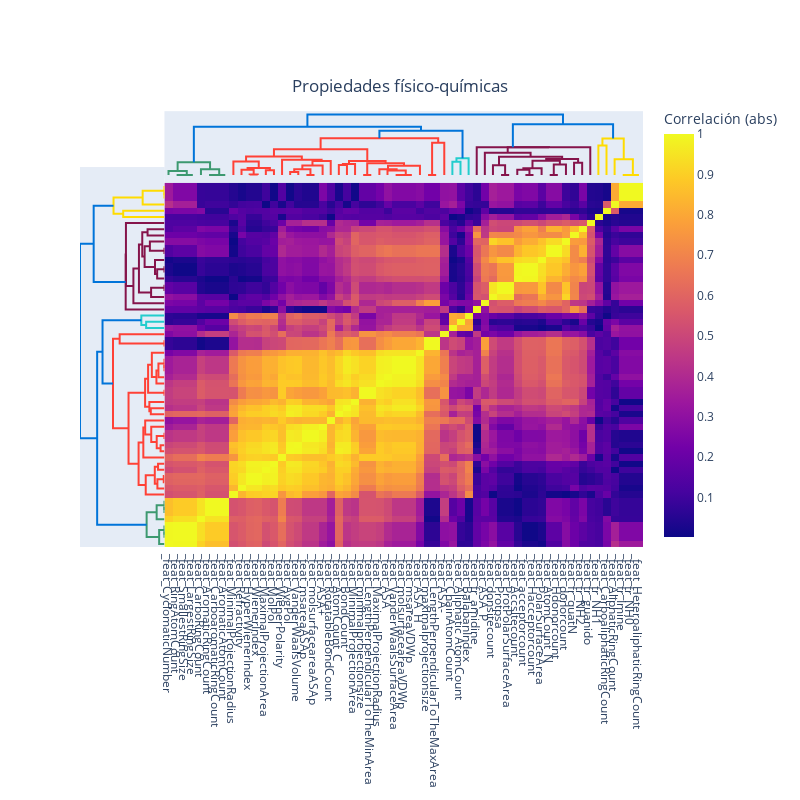

The code cell stored with this chart in its notebook:
### Code cell
plot_corr_dendogram(final_df, feat_col, 'Propiedades físico-químicas', 'average')

### Figure 1 — Plotly figure (JSON) as saved in the notebook; plotly's stock layout.template omitted (floating-point values rounded to 4 significant figures; data arrays with more than 128 entries replaced by an {"elided": "..."} marker saying what was removed)
{"data": [{"hoverinfo": "text", "marker": {"color": "rgb(61,153,112)"}, "mode": "lines", "type": "scatter", "x": [15, 15, 25, 25], "xaxis": "x", "y": [0, 0, 0, 0], "yaxis": "y2"}, {"hoverinfo": "text", "marker": {"color": "rgb(61,153,112)"}, "mode": "lines", "type": "scatter", "x": [20, 20, 35, 35], "xaxis": "x", "y": [0, 0, 0, 0], "yaxis": "y2"}, {"hoverinfo": "text", "marker": {"color": "rgb(61,153,112)"}, "mode": "lines", "type": "scatter", "x": [5, 5, 27.5, 27.5], "xaxis": "x", "y": [0, 0.2226, 0.2226, 0], "yaxis": "y2"}, {"hoverinfo": "text", "marker": {"color": "rgb(61,153,112)"}, "mode": "lines", "type": "scatter", "x": [55, 55, 65, 65], "xaxis": "x", "y": [0, 0, 0, 0], "yaxis": "y2"}, {"hoverinfo": "text", "marker": {"color": "rgb(61,153,112)"}, "mode": "lines", "type": "scatter", "x": [60, 60, 75, 75], "xaxis": "x", "y": [0, 0, 0, 0], "yaxis": "y2"}, {"hoverinfo": "text", "marker": {"color": "rgb(61,153,112)"}, "mode": "lines", "type": "scatter", "x": [45, 45, 67.5, 67.5], "xaxis": "x", "y": [0, 0.3277, 0.3277, 0], "yaxis": "y2"}, {"hoverinfo": "text", "marker": {"color": "rgb(61,153,112)"}, "mode": "lines", "type": "scatter", "x": [16.25, 16.25, 56.25, 56.25], "xaxis": "x", "y": [0.2226, 0.7485, 0.7485, 0.3277], "yaxis": "y2"}, {"hoverinfo": "text", "marker": {"color": "rgb(255,65,54)"}, "mode": "lines", "type": "scatter", "x": [105, 105, 115, 115], "xaxis": "x", "y": [0, 0.02935, 0.02935, 0], "yaxis": "y2"}, {"hoverinfo": "text", "marker": {"color": "rgb(255,65,54)"}, "mode": "lines", "type": "scatter", "x": [95, 95, 110, 110], "xaxis": "x", "y": [0, 0.2963, 0.2963, 0.02935], "yaxis": "y2"}, {"hoverinfo": "text", "marker": {"color": "rgb(255,65,54)"}, "mode": "lines", "type": "scatter", "x": [125, 125, 135, 135], "xaxis": "x", "y": [0, 0.2688, 0.2688, 0], "yaxis": "y2"}, {"hoverinfo": "text", "marker": {"color": "rgb(255,65,54)"}, "mode": "lines", "type": "scatter", "x": [102.5, 102.5, 130, 130], "xaxis": "x", "y": [0.2963, 0.4055, 0.4055, 0.2688], "yaxis": "y2"}, {"hoverinfo": "text", "marker": {"color": "rgb(255,65,54)"}, "mode": "lines", "type": "scatter", "x": [85, 85, 116.2, 116.2], "xaxis": "x", "y": [0, 0.7865, 0.7865, 0.4055], "yaxis": "y2"}, {"hoverinfo": "text", "marker": {"color": "rgb(255,65,54)"}, "mode": "lines", "type": "scatter", "x": [155, 155, 165, 165], "xaxis": "x", "y": [0, 0.1626, 0.1626, 0], "yaxis": "y2"}, {"hoverinfo": "text", "marker": {"color": "rgb(255,65,54)"}, "mode": "lines", "type": "scatter", "x": [175, 175, 185, 185], "xaxis": "x", "y": [0, 0, 0, 0], "yaxis": "y2"}, {"hoverinfo": "text", "marker": {"color": "rgb(255,65,54)"}, "mode": "lines", "type": "scatter", "x": [160, 160, 180, 180], "xaxis": "x", "y": [0.1626, 0.3251, 0.3251, 0], "yaxis": "y2"}, {"hoverinfo": "text", "marker": {"color": "rgb(255,65,54)"}, "mode": "lines", "type": "scatter", "x": [170, 170, 195, 195], "xaxis": "x", "y": [0.3251, 0.555, 0.555, 0], "yaxis": "y2"}, {"hoverinfo": "text", "marker": {"color": "rgb(255,65,54)"}, "mode": "lines", "type": "scatter", "x": [182.5, 182.5, 205, 205], "xaxis": "x", "y": [0.555, 0.809, 0.809, 0], "yaxis": "y2"}, {"hoverinfo": "text", "marker": {"color": "rgb(255,65,54)"}, "mode": "lines", "type": "scatter", "x": [145, 145, 193.8, 193.8], "xaxis": "x", "y": [0, 0.8871, 0.8871, 0.809], "yaxis": "y2"}, {"hoverinfo": "text", "marker": {"color": "rgb(255,65,54)"}, "mode": "lines", "type": "scatter", "x": [100.6, 100.6, 169.4, 169.4], "xaxis": "x", "y": [0.7865, 1.086, 1.086, 0.8871], "yaxis": "y2"}, {"hoverinfo": "text", "marker": {"color": "rgb(255,65,54)"}, "mode": "lines", "type": "scatter", "x": [215, 215, 225, 225], "xaxis": "x", "y": [0, 0.5735, 0.5735, 0], "yaxis": "y2"}, {"hoverinfo": "text", "marker": {"color": "rgb(255,65,54)"}, "mode": "lines", "type": "scatter", "x": [220, 220, 235, 235], "xaxis": "x", "y": [0.5735, 0.6342, 0.6342, 0], "yaxis": "y2"}, {"hoverinfo": "text", "marker": {"color": "rgb(255,65,54)"}, "mode": "lines", "type": "scatter", "x": [245, 245, 255, 255], "xaxis": "x", "y": [0, 0, 0, 0], "yaxis": "y2"}, {"hoverinfo": "text", "marker": {"color": "rgb(255,65,54)"}, "mode": "lines", "type": "scatter", "x": [285, 285, 295, 295], "xaxis": "x", "y": [0, 0, 0, 0], "yaxis": "y2"}, {"hoverinfo": "text", "marker": {"color": "rgb(255,65,54)"}, "mode": "lines", "type": "scatter", "x": [290, 290, 305, 305], "xaxis": "x", "y": [0, 0, 0, 0], "yaxis": "y2"}, {"hoverinfo": "text", "marker": {"color": "rgb(255,65,54)"}, "mode": "lines", "type": "scatter", "x": [275, 275, 297.5, 297.5], "xaxis": "x", "y": [0, 0.2525, 0.2525, 0], "yaxis": "y2"}, {"hoverinfo": "text", "marker": {"color": "rgb(255,65,54)"}, "mode": "lines", "type": "scatter", "x": [265, 265, 286.2, 286.2], "xaxis": "x", "y": [0, 0.337, 0.337, 0.2525], "yaxis": "y2"}, {"hoverinfo": "text", "marker": {"color": "rgb(255,65,54)"}, "mode": "lines", "type": "scatter", "x": [275.6, 275.6, 315, 315], "xaxis": "x", "y": [0.337, 0.5293, 0.5293, 0], "yaxis": "y2"}, {"hoverinfo": "text", "marker": {"color": "rgb(255,65,54)"}, "mode": "lines", "type": "scatter", "x": [250, 250, 295.3, 295.3], "xaxis": "x", "y": [0, 0.6866, 0.6866, 0.5293], "yaxis": "y2"}, {"hoverinfo": "text", "marker": {"color": "rgb(255,65,54)"}, "mode": "lines", "type": "scatter", "x": [227.5, 227.5, 272.7, 272.7], "xaxis": "x", "y": [0.6342, 0.8128, 0.8128, 0.6866], "yaxis": "y2"}, {"hoverinfo": "text", "marker": {"color": "rgb(255,65,54)"}, "mode": "lines", "type": "scatter", "x": [135, 135, 250.1, 250.1], "xaxis": "x", "y": [1.086, 1.508, 1.508, 0.8128], "yaxis": "y2"}, {"hoverinfo": "text", "marker": {"color": "rgb(255,65,54)"}, "mode": "lines", "type": "scatter", "x": [325, 325, 335, 335], "xaxis": "x", "y": [0, 0, 0, 0], "yaxis": "y2"}, {"hoverinfo": "text", "marker": {"color": "rgb(255,65,54)"}, "mode": "lines", "type": "scatter", "x": [330, 330, 345, 345], "xaxis": "x", "y": [0, 1.881, 1.881, 0], "yaxis": "y2"}, {"hoverinfo": "text", "marker": {"color": "rgb(255,65,54)"}, "mode": "lines", "type": "scatter", "x": [192.5, 192.5, 337.5, 337.5], "xaxis": "x", "y": [1.508, 2.16, 2.16, 1.881], "yaxis": "y2"}, {"hoverinfo": "text", "marker": {"color": "rgb(35,205,205)"}, "mode": "lines", "type": "scatter", "x": [355, 355, 365, 365], "xaxis": "x", "y": [0, 0.7685, 0.7685, 0], "yaxis": "y2"}, {"hoverinfo": "text", "marker": {"color": "rgb(35,205,205)"}, "mode": "lines", "type": "scatter", "x": [360, 360, 375, 375], "xaxis": "x", "y": [0.7685, 0.9715, 0.9715, 0], "yaxis": "y2"}, {"hoverinfo": "text", "marker": {"color": "rgb(0,116,217)"}, "mode": "lines", "type": "scatter", "x": [265.0, 265.0, 367.5, 367.5], "xaxis": "x", "y": [2.16, 2.601, 2.601, 0.9715], "yaxis": "y2"}, {"hoverinfo": "text", "marker": {"color": "rgb(0,116,217)"}, "mode": "lines", "type": "scatter", "x": [36.25, 36.25, 316.3, 316.3], "xaxis": "x", "y": [0.7485, 2.827, 2.827, 2.601], "yaxis": "y2"}, {"hoverinfo": "text", "marker": {"color": "rgb(133,20,75)"}, "mode": "lines", "type": "scatter", "x": [415, 415, 425, 425], "xaxis": "x", "y": [0, 0, 0, 0], "yaxis": "y2"}, {"hoverinfo": "text", "marker": {"color": "rgb(133,20,75)"}, "mode": "lines", "type": "scatter", "x": [405, 405, 420, 420], "xaxis": "x", "y": [0, 0.5609, 0.5609, 0], "yaxis": "y2"}, {"hoverinfo": "text", "marker": {"color": "rgb(133,20,75)"}, "mode": "lines", "type": "scatter", "x": [445, 445, 455, 455], "xaxis": "x", "y": [0, 0, 0, 0], "yaxis": "y2"}, {"hoverinfo": "text", "marker": {"color": "rgb(133,20,75)"}, "mode": "lines", "type": "scatter", "x": [435, 435, 450, 450], "xaxis": "x", "y": [0, 0.3064, 0.3064, 0], "yaxis": "y2"}, {"hoverinfo": "text", "marker": {"color": "rgb(133,20,75)"}, "mode": "lines", "type": "scatter", "x": [442.5, 442.5, 465, 465], "xaxis": "x", "y": [0.3064, 0.3957, 0.3957, 0], "yaxis": "y2"}, {"hoverinfo": "text", "marker": {"color": "rgb(133,20,75)"}, "mode": "lines", "type": "scatter", "x": [475, 475, 485, 485], "xaxis": "x", "y": [0, 0, 0, 0], "yaxis": "y2"}, {"hoverinfo": "text", "marker": {"color": "rgb(133,20,75)"}, "mode": "lines", "type": "scatter", "x": [480, 480, 495, 495], "xaxis": "x", "y": [0, 0.6119, 0.6119, 0], "yaxis": "y2"}, {"hoverinfo": "text", "marker": {"color": "rgb(133,20,75)"}, "mode": "lines", "type": "scatter", "x": [453.8, 453.8, 487.5, 487.5], "xaxis": "x", "y": [0.3957, 0.8332, 0.8332, 0.6119], "yaxis": "y2"}, {"hoverinfo": "text", "marker": {"color": "rgb(133,20,75)"}, "mode": "lines", "type": "scatter", "x": [505, 505, 515, 515], "xaxis": "x", "y": [0, 0.7092, 0.7092, 0], "yaxis": "y2"}, {"hoverinfo": "text", "marker": {"color": "rgb(133,20,75)"}, "mode": "lines", "type": "scatter", "x": [470.6, 470.6, 510, 510], "xaxis": "x", "y": [0.8332, 0.9318, 0.9318, 0.7092], "yaxis": "y2"}, {"hoverinfo": "text", "marker": {"color": "rgb(133,20,75)"}, "mode": "lines", "type": "scatter", "x": [412.5, 412.5, 490.3, 490.3], "xaxis": "x", "y": [0.5609, 1.071, 1.071, 0.9318], "yaxis": "y2"}, {"hoverinfo": "text", "marker": {"color": "rgb(133,20,75)"}, "mode": "lines", "type": "scatter", "x": [395, 395, 451.4, 451.4], "xaxis": "x", "y": [0, 1.304, 1.304, 1.071], "yaxis": "y2"}, {"hoverinfo": "text", "marker": {"color": "rgb(133,20,75)"}, "mode": "lines", "type": "scatter", "x": [423.2, 423.2, 525, 525], "xaxis": "x", "y": [1.304, 1.617, 1.617, 0], "yaxis": "y2"}, {"hoverinfo": "text", "marker": {"color": "rgb(133,20,75)"}, "mode": "lines", "type": "scatter", "x": [385, 385, 474.1, 474.1], "xaxis": "x", "y": [0, 1.628, 1.628, 1.617], "yaxis": "y2"}, {"hoverinfo": "text", "marker": {"color": "rgb(255,220,0)"}, "mode": "lines", "type": "scatter", "x": [535, 535, 545, 545], "xaxis": "x", "y": [0, 1.732, 1.732, 0], "yaxis": "y2"}, {"hoverinfo": "text", "marker": {"color": "rgb(255,220,0)"}, "mode": "lines", "type": "scatter", "x": [565, 565, 575, 575], "xaxis": "x", "y": [0, 0, 0, 0], "yaxis": "y2"}, {"hoverinfo": "text", "marker": {"color": "rgb(255,220,0)"}, "mode": "lines", "type": "scatter", "x": [570, 570, 585, 585], "xaxis": "x", "y": [0, 0, 0, 0], "yaxis": "y2"}, {"hoverinfo": "text", "marker": {"color": "rgb(255,220,0)"}, "mode": "lines", "type": "scatter", "x": [555, 555, 577.5, 577.5], "xaxis": "x", "y": [0, 0.9156, 0.9156, 0], "yaxis": "y2"}, {"hoverinfo": "text", "marker": {"color": "rgb(255,220,0)"}, "mode": "lines", "type": "scatter", "x": [540, 540, 566.2, 566.2], "xaxis": "x", "y": [1.732, 2.139, 2.139, 0.9156], "yaxis": "y2"}, {"hoverinfo": "text", "marker": {"color": "rgb(0,116,217)"}, "mode": "lines", "type": "scatter", "x": [429.6, 429.6, 553.1, 553.1], "xaxis": "x", "y": [1.628, 2.973, 2.973, 2.139], "yaxis": "y2"}, {"hoverinfo": "text", "marker": {"color": "rgb(0,116,217)"}, "mode": "lines", "type": "scatter", "x": [176.3, 176.3, 491.3, 491.3], "xaxis": "x", "y": [2.827, 3.547, 3.547, 2.973], "yaxis": "y2"}, {"hoverinfo": "text", "marker": {"color": "rgb(61,153,112)"}, "mode": "lines", "type": "scatter", "x": [0, 0, 0, 0], "xaxis": "x2", "y": [15, 15, 25, 25], "yaxis": "y"}, {"hoverinfo": "text", "marker": {"color": "rgb(61,153,112)"}, "mode": "lines", "type": "scatter", "x": [0, 0, 0, 0], "xaxis": "x2", "y": [20, 20, 35, 35], "yaxis": "y"}, {"hoverinfo": "text", "marker": {"color": "rgb(61,153,112)"}, "mode": "lines", "type": "scatter", "x": [0, -0.2226, -0.2226, 0], "xaxis": "x2", "y": [5, 5, 27.5, 27.5], "yaxis": "y"}, {"hoverinfo": "text", "marker": {"color": "rgb(61,153,112)"}, "mode": "lines", "type": "scatter", "x": [0, 0, 0, 0], "xaxis": "x2", "y": [55, 55, 65, 65], "yaxis": "y"}, {"hoverinfo": "text", "marker": {"color": "rgb(61,153,112)"}, "mode": "lines", "type": "scatter", "x": [0, 0, 0, 0], "xaxis": "x2", "y": [60, 60, 75, 75], "yaxis": "y"}, {"hoverinfo": "text", "marker": {"color": "rgb(61,153,112)"}, "mode": "lines", "type": "scatter", "x": [0, -0.3277, -0.3277, 0], "xaxis": "x2", "y": [45, 45, 67.5, 67.5], "yaxis": "y"}, {"hoverinfo": "text", "marker": {"color": "rgb(61,153,112)"}, "mode": "lines", "type": "scatter", "x": [-0.2226, -0.7485, -0.7485, -0.3277], "xaxis": "x2", "y": [16.25, 16.25, 56.25, 56.25], "yaxis": "y"}, {"hoverinfo": "text", "marker": {"color": "rgb(255,65,54)"}, "mode": "lines", "type": "scatter", "x": [0, -0.02935, -0.02935, 0], "xaxis": "x2", "y": [105, 105, 115, 115], "yaxis": "y"}, {"hoverinfo": "text", "marker": {"color": "rgb(255,65,54)"}, "mode": "lines", "type": "scatter", "x": [0, -0.2963, -0.2963, -0.02935], "xaxis": "x2", "y": [95, 95, 110, 110], "yaxis": "y"}, {"hoverinfo": "text", "marker": {"color": "rgb(255,65,54)"}, "mode": "lines", "type": "scatter", "x": [0, -0.2688, -0.2688, 0], "xaxis": "x2", "y": [125, 125, 135, 135], "yaxis": "y"}, {"hoverinfo": "text", "marker": {"color": "rgb(255,65,54)"}, "mode": "lines", "type": "scatter", "x": [-0.2963, -0.4055, -0.4055, -0.2688], "xaxis": "x2", "y": [102.5, 102.5, 130, 130], "yaxis": "y"}, {"hoverinfo": "text", "marker": {"color": "rgb(255,65,54)"}, "mode": "lines", "type": "scatter", "x": [0, -0.7865, -0.7865, -0.4055], "xaxis": "x2", "y": [85, 85, 116.2, 116.2], "yaxis": "y"}, {"hoverinfo": "text", "marker": {"color": "rgb(255,65,54)"}, "mode": "lines", "type": "scatter", "x": [0, -0.1626, -0.1626, 0], "xaxis": "x2", "y": [155, 155, 165, 165], "yaxis": "y"}, {"hoverinfo": "text", "marker": {"color": "rgb(255,65,54)"}, "mode": "lines", "type": "scatter", "x": [0, 0, 0, 0], "xaxis": "x2", "y": [175, 175, 185, 185], "yaxis": "y"}, {"hoverinfo": "text", "marker": {"color": "rgb(255,65,54)"}, "mode": "lines", "type": "scatter", "x": [-0.1626, -0.3251, -0.3251, 0], "xaxis": "x2", "y": [160, 160, 180, 180], "yaxis": "y"}, {"hoverinfo": "text", "marker": {"color": "rgb(255,65,54)"}, "mode": "lines", "type": "scatter", "x": [-0.3251, -0.555, -0.555, 0], "xaxis": "x2", "y": [170, 170, 195, 195], "yaxis": "y"}, {"hoverinfo": "text", "marker": {"color": "rgb(255,65,54)"}, "mode": "lines", "type": "scatter", "x": [-0.555, -0.809, -0.809, 0], "xaxis": "x2", "y": [182.5, 182.5, 205, 205], "yaxis": "y"}, {"hoverinfo": "text", "marker": {"color": "rgb(255,65,54)"}, "mode": "lines", "type": "scatter", "x": [0, -0.8871, -0.8871, -0.809], "xaxis": "x2", "y": [145, 145, 193.8, 193.8], "yaxis": "y"}, {"hoverinfo": "text", "marker": {"color": "rgb(255,65,54)"}, "mode": "lines", "type": "scatter", "x": [-0.7865, -1.086, -1.086, -0.8871], "xaxis": "x2", "y": [100.6, 100.6, 169.4, 169.4], "yaxis": "y"}, {"hoverinfo": "text", "marker": {"color": "rgb(255,65,54)"}, "mode": "lines", "type": "scatter", "x": [0, -0.5735, -0.5735, 0], "xaxis": "x2", "y": [215, 215, 225, 225], "yaxis": "y"}, {"hoverinfo": "text", "marker": {"color": "rgb(255,65,54)"}, "mode": "lines", "type": "scatter", "x": [-0.5735, -0.6342, -0.6342, 0], "xaxis": "x2", "y": [220, 220, 235, 235], "yaxis": "y"}, {"hoverinfo": "text", "marker": {"color": "rgb(255,65,54)"}, "mode": "lines", "type": "scatter", "x": [0, 0, 0, 0], "xaxis": "x2", "y": [245, 245, 255, 255], "yaxis": "y"}, {"hoverinfo": "text", "marker": {"color": "rgb(255,65,54)"}, "mode": "lines", "type": "scatter", "x": [0, 0, 0, 0], "xaxis": "x2", "y": [285, 285, 295, 295], "yaxis": "y"}, {"hoverinfo": "text", "marker": {"color": "rgb(255,65,54)"}, "mode": "lines", "type": "scatter", "x": [0, 0, 0, 0], "xaxis": "x2", "y": [290, 290, 305, 305], "yaxis": "y"}, {"hoverinfo": "text", "marker": {"color": "rgb(255,65,54)"}, "mode": "lines", "type": "scatter", "x": [0, -0.2525, -0.2525, 0], "xaxis": "x2", "y": [275, 275, 297.5, 297.5], "yaxis": "y"}, {"hoverinfo": "text", "marker": {"color": "rgb(255,65,54)"}, "mode": "lines", "type": "scatter", "x": [0, -0.337, -0.337, -0.2525], "xaxis": "x2", "y": [265, 265, 286.2, 286.2], "yaxis": "y"}, {"hoverinfo": "text", "marker": {"color": "rgb(255,65,54)"}, "mode": "lines", "type": "scatter", "x": [-0.337, -0.5293, -0.5293, 0], "xaxis": "x2", "y": [275.6, 275.6, 315, 315], "yaxis": "y"}, {"hoverinfo": "text", "marker": {"color": "rgb(255,65,54)"}, "mode": "lines", "type": "scatter", "x": [0, -0.6866, -0.6866, -0.5293], "xaxis": "x2", "y": [250, 250, 295.3, 295.3], "yaxis": "y"}, {"hoverinfo": "text", "marker": {"color": "rgb(255,65,54)"}, "mode": "lines", "type": "scatter", "x": [-0.6342, -0.8128, -0.8128, -0.6866], "xaxis": "x2", "y": [227.5, 227.5, 272.7, 272.7], "yaxis": "y"}, {"hoverinfo": "text", "marker": {"color": "rgb(255,65,54)"}, "mode": "lines", "type": "scatter", "x": [-1.086, -1.508, -1.508, -0.8128], "xaxis": "x2", "y": [135, 135, 250.1, 250.1], "yaxis": "y"}, {"hoverinfo": "text", "marker": {"color": "rgb(255,65,54)"}, "mode": "lines", "type": "scatter", "x": [0, 0, 0, 0], "xaxis": "x2", "y": [325, 325, 335, 335], "yaxis": "y"}, {"hoverinfo": "text", "marker": {"color": "rgb(255,65,54)"}, "mode": "lines", "type": "scatter", "x": [0, -1.881, -1.881, 0], "xaxis": "x2", "y": [330, 330, 345, 345], "yaxis": "y"}, {"hoverinfo": "text", "marker": {"color": "rgb(255,65,54)"}, "mode": "lines", "type": "scatter", "x": [-1.508, -2.16, -2.16, -1.881], "xaxis": "x2", "y": [192.5, 192.5, 337.5, 337.5], "yaxis": "y"}, {"hoverinfo": "text", "marker": {"color": "rgb(35,205,205)"}, "mode": "lines", "type": "scatter", "x": [0, -0.7685, -0.7685, 0], "xaxis": "x2", "y": [355, 355, 365, 365], "yaxis": "y"}, {"hoverinfo": "text", "marker": {"color": "rgb(35,205,205)"}, "mode": "lines", "type": "scatter", "x": [-0.7685, -0.9715, -0.9715, 0], "xaxis": "x2", "y": [360, 360, 375, 375], "yaxis": "y"}, {"hoverinfo": "text", "marker": {"color": "rgb(0,116,217)"}, "mode": "lines", "type": "scatter", "x": [-2.16, -2.601, -2.601, -0.9715], "xaxis": "x2", "y": [265.0, 265.0, 367.5, 367.5], "yaxis": "y"}, {"hoverinfo": "text", "marker": {"color": "rgb(0,116,217)"}, "mode": "lines", "type": "scatter", "x": [-0.7485, -2.827, -2.827, -2.601], "xaxis": "x2", "y": [36.25, 36.25, 316.3, 316.3], "yaxis": "y"}, {"hoverinfo": "text", "marker": {"color": "rgb(133,20,75)"}, "mode": "lines", "type": "scatter", "x": [0, 0, 0, 0], "xaxis": "x2", "y": [415, 415, 425, 425], "yaxis": "y"}, {"hoverinfo": "text", "marker": {"color": "rgb(133,20,75)"}, "mode": "lines", "type": "scatter", "x": [0, -0.5609, -0.5609, 0], "xaxis": "x2", "y": [405, 405, 420, 420], "yaxis": "y"}, {"hoverinfo": "text", "marker": {"color": "rgb(133,20,75)"}, "mode": "lines", "type": "scatter", "x": [0, 0, 0, 0], "xaxis": "x2", "y": [445, 445, 455, 455], "yaxis": "y"}, {"hoverinfo": "text", "marker": {"color": "rgb(133,20,75)"}, "mode": "lines", "type": "scatter", "x": [0, -0.3064, -0.3064, 0], "xaxis": "x2", "y": [435, 435, 450, 450], "yaxis": "y"}, {"hoverinfo": "text", "marker": {"color": "rgb(133,20,75)"}, "mode": "lines", "type": "scatter", "x": [-0.3064, -0.3957, -0.3957, 0], "xaxis": "x2", "y": [442.5, 442.5, 465, 465], "yaxis": "y"}, {"hoverinfo": "text", "marker": {"color": "rgb(133,20,75)"}, "mode": "lines", "type": "scatter", "x": [0, 0, 0, 0], "xaxis": "x2", "y": [475, 475, 485, 485], "yaxis": "y"}, {"hoverinfo": "text", "marker": {"color": "rgb(133,20,75)"}, "mode": "lines", "type": "scatter", "x": [0, -0.6119, -0.6119, 0], "xaxis": "x2", "y": [480, 480, 495, 495], "yaxis": "y"}, {"hoverinfo": "text", "marker": {"color": "rgb(133,20,75)"}, "mode": "lines", "type": "scatter", "x": [-0.3957, -0.8332, -0.8332, -0.6119], "xaxis": "x2", "y": [453.8, 453.8, 487.5, 487.5], "yaxis": "y"}, {"hoverinfo": "text", "marker": {"color": "rgb(133,20,75)"}, "mode": "lines", "type": "scatter", "x": [0, -0.7092, -0.7092, 0], "xaxis": "x2", "y": [505, 505, 515, 515], "yaxis": "y"}, {"hoverinfo": "text", "marker": {"color": "rgb(133,20,75)"}, "mode": "lines", "type": "scatter", "x": [-0.8332, -0.9318, -0.9318, -0.7092], "xaxis": "x2", "y": [470.6, 470.6, 510, 510], "yaxis": "y"}, {"hoverinfo": "text", "marker": {"color": "rgb(133,20,75)"}, "mode": "lines", "type": "scatter", "x": [-0.5609, -1.071, -1.071, -0.9318], "xaxis": "x2", "y": [412.5, 412.5, 490.3, 490.3], "yaxis": "y"}, {"hoverinfo": "text", "marker": {"color": "rgb(133,20,75)"}, "mode": "lines", "type": "scatter", "x": [0, -1.304, -1.304, -1.071], "xaxis": "x2", "y": [395, 395, 451.4, 451.4], "yaxis": "y"}, {"hoverinfo": "text", "marker": {"color": "rgb(133,20,75)"}, "mode": "lines", "type": "scatter", "x": [-1.304, -1.617, -1.617, 0], "xaxis": "x2", "y": [423.2, 423.2, 525, 525], "yaxis": "y"}, {"hoverinfo": "text", "marker": {"color": "rgb(133,20,75)"}, "mode": "lines", "type": "scatter", "x": [0, -1.628, -1.628, -1.617], "xaxis": "x2", "y": [385, 385, 474.1, 474.1], "yaxis": "y"}, {"hoverinfo": "text", "marker": {"color": "rgb(255,220,0)"}, "mode": "lines", "type": "scatter", "x": [0, -1.732, -1.732, 0], "xaxis": "x2", "y": [535, 535, 545, 545], "yaxis": "y"}, {"hoverinfo": "text", "marker": {"color": "rgb(255,220,0)"}, "mode": "lines", "type": "scatter", "x": [0, 0, 0, 0], "xaxis": "x2", "y": [565, 565, 575, 575], "yaxis": "y"}, {"hoverinfo": "text", "marker": {"color": "rgb(255,220,0)"}, "mode": "lines", "type": "scatter", "x": [0, 0, 0, 0], "xaxis": "x2", "y": [570, 570, 585, 585], "yaxis": "y"}, {"hoverinfo": "text", "marker": {"color": "rgb(255,220,0)"}, "mode": "lines", "type": "scatter", "x": [0, -0.9156, -0.9156, 0], "xaxis": "x2", "y": [555, 555, 577.5, 577.5], "yaxis": "y"}, {"hoverinfo": "text", "marker": {"color": "rgb(255,220,0)"}, "mode": "lines", "type": "scatter", "x": [-1.732, -2.139, -2.139, -0.9156], "xaxis": "x2", "y": [540, 540, 566.2, 566.2], "yaxis": "y"}, {"hoverinfo": "text", "marker": {"color": "rgb(0,116,217)"}, "mode": "lines", "type": "scatter", "x": [-1.628, -2.973, -2.973, -2.139], "xaxis": "x2", "y": [429.6, 429.6, 553.1, 553.1], "yaxis": "y"}, {"hoverinfo": "text", "marker": {"color": "rgb(0,116,217)"}, "mode": "lines", "type": "scatter", "x": [-2.827, -3.547, -3.547, -2.973], "xaxis": "x2", "y": [176.3, 176.3, 491.3, 491.3], "yaxis": "y"}, {"colorbar": {"title": {"text": "Correlación (abs)"}}, "type": "heatmap", "x": [5, 15, 25, 35, 45, 55, 65, 75, 85, 95, 105, 115, 125, 135, 145, 155, 165, 175, 185, 195, 205, 215, 225, 235, 245, 255, 265, 275, 285, 295, 305, 315, 325, 335, 345, 355, 365, 375, 385, 395, 405, 415, 425, 435, 445, 455, 465, 475, 485, 495, 505, 515, 525, 535, 545, 555, 565, 575, 585], "y": [5, 15, 25, 35, 45, 55, 65, 75, 85, 95, 105, 115, 125, 135, 145, 155, 165, 175, 185, 195, 205, 215, 225, 235, 245, 255, 265, 275, 285, 295, 305, 315, 325, 335, 345, 355, 365, 375, 385, 395, 405, 415, 425, 435, 445, 455, 465, 475, 485, 495, 505, 515, 525, 535, 545, 555, 565, 575, 585], "z": {"elided": "59x59 float values"}}], "layout": {"autosize": false, "height": 800, "hovermode": "closest", "showlegend": false, "title": {"text": "Propiedades físico-químicas", "x": 0.5, "xanchor": "center", "y": 0.9, "yanchor": "top"}, "width": 800, "xaxis": {"domain": [0.15, 1], "mirror": false, "rangemode": "tozero", "showgrid": false, "showline": false, "showticklabels": true, "tickmode": "array", "ticks": "", "ticktext": ["_feat_CyclomaticNumber", "_feat_RingAtomCount", "_feat_SmallestRingSize", "_feat_LargestRingSize", "_feat_CarboRingCount", "_feat_AromaticRingCount", "_feat_CarboaromaticRingCount", "_feat_AromaticAtomCount", "_feat_MinimalProjectionRadius", "_feat_Refractivity", "_feat_HyperWienerIndex", "_feat_WienerIndex", "_feat_MaximalProjectionArea", "_feat_MolPol", "_feat_WienerPolarity", "_feat_AvgPol", "_feat_VanderWaalsVolume", "_feat_msareaASAp", "_feat_molsurfaceareaASAp", "_feat_ASA+", "_feat_RotatableBondCount", "_feat_AtomCount_C", "_feat_BondCount", "_feat_MinimalProjectionArea", "_feat_minimalprojectionsize", "_feat_LengthPerpendicularToTheMinArea", "_feat_MaximalProjectionRadius", "_feat_ASA", "_feat_VanderWaalsSurfaceArea", "_feat_molsurfaceareaVDWp", "_feat_msareaVDWp", "_feat_ASA_H", "_feat_maximalprojectionsize", "_feat_LengthPerpendicularToTheMaxArea", "_feat_ASA-", "_feat_ChainAtomCount", "_feat_Aliphatic AtomCount", "_feat_BalabanIndex", "_feat_fr_amidine", "_feat_ASA_P", "_feat_donsitecount", "_feat_Protpsa", "_feat_ProtPolarSurfaceArea", "_feat_Accsitecount", "_feat_acceptorcount", "_feat_Hacceptorcount", "_feat_PolarSurfaceArea", "_feat_AtomCount_N", "_feat_Hdonorcount", "_feat_donorcount", "_feat_fr_quatN", "_feat_fr_NH2", "_feat_fr_guanido", "_feat_fr_NH1", "_feat_CarboaliphaticRingCount", "_feat_AliphaticRingCount", "_feat_fr_Imine", "_feat_fr_NH0", "_feat_HeteroaliphaticRingCount"], "tickvals": [5, 15, 25, 35, 45, 55, 65, 75, 85, 95, 105, 115, 125, 135, 145, 155, 165, 175, 185, 195, 205, 215, 225, 235, 245, 255, 265, 275, 285, 295, 305, 315, 325, 335, 345, 355, 365, 375, 385, 395, 405, 415, 425, 435, 445, 455, 465, 475, 485, 495, 505, 515, 525, 535, 545, 555, 565, 575, 585], "type": "linear", "zeroline": false}, "xaxis2": {"domain": [0, 0.15], "mirror": false, "showgrid": false, "showline": false, "showticklabels": false, "ticks": "", "zeroline": false}, "yaxis": {"domain": [0, 0.85], "mirror": false, "rangemode": "tozero", "showgrid": false, "showline": false, "showticklabels": false, "ticks": "", "ticktext": ["_feat_CyclomaticNumber", "_feat_RingAtomCount", "_feat_SmallestRingSize", "_feat_LargestRingSize", "_feat_CarboRingCount", "_feat_AromaticRingCount", "_feat_CarboaromaticRingCount", "_feat_AromaticAtomCount", "_feat_MinimalProjectionRadius", "_feat_Refractivity", "_feat_HyperWienerIndex", "_feat_WienerIndex", "_feat_MaximalProjectionArea", "_feat_MolPol", "_feat_WienerPolarity", "_feat_AvgPol", "_feat_VanderWaalsVolume", "_feat_msareaASAp", "_feat_molsurfaceareaASAp", "_feat_ASA+", "_feat_RotatableBondCount", "_feat_AtomCount_C", "_feat_BondCount", "_feat_MinimalProjectionArea", "_feat_minimalprojectionsize", "_feat_LengthPerpendicularToTheMinArea", "_feat_MaximalProjectionRadius", "_feat_ASA", "_feat_VanderWaalsSurfaceArea", "_feat_molsurfaceareaVDWp", "_feat_msareaVDWp", "_feat_ASA_H", "_feat_maximalprojectionsize", "_feat_LengthPerpendicularToTheMaxArea", "_feat_ASA-", "_feat_ChainAtomCount", "_feat_Aliphatic AtomCount", "_feat_BalabanIndex", "_feat_fr_amidine", "_feat_ASA_P", "_feat_donsitecount", "_feat_Protpsa", "_feat_ProtPolarSurfaceArea", "_feat_Accsitecount", "_feat_acceptorcount", "_feat_Hacceptorcount", "_feat_PolarSurfaceArea", "_feat_AtomCount_N", "_feat_Hdonorcount", "_feat_donorcount", "_feat_fr_quatN", "_feat_fr_NH2", "_feat_fr_guanido", "_feat_fr_NH1", "_feat_CarboaliphaticRingCount", "_feat_AliphaticRingCount", "_feat_fr_Imine", "_feat_fr_NH0", "_feat_HeteroaliphaticRingCount"], "tickvals": [5, 15, 25, 35, 45, 55, 65, 75, 85, 95, 105, 115, 125, 135, 145, 155, 165, 175, 185, 195, 205, 215, 225, 235, 245, 255, 265, 275, 285, 295, 305, 315, 325, 335, 345, 355, 365, 375, 385, 395, 405, 415, 425, 435, 445, 455, 465, 475, 485, 495, 505, 515, 525, 535, 545, 555, 565, 575, 585], "type": "linear", "zeroline": false}, "yaxis2": {"domain": [0.825, 0.975], "mirror": false, "showgrid": false, "showline": false, "showticklabels": false, "ticks": "", "zeroline": false}}}
